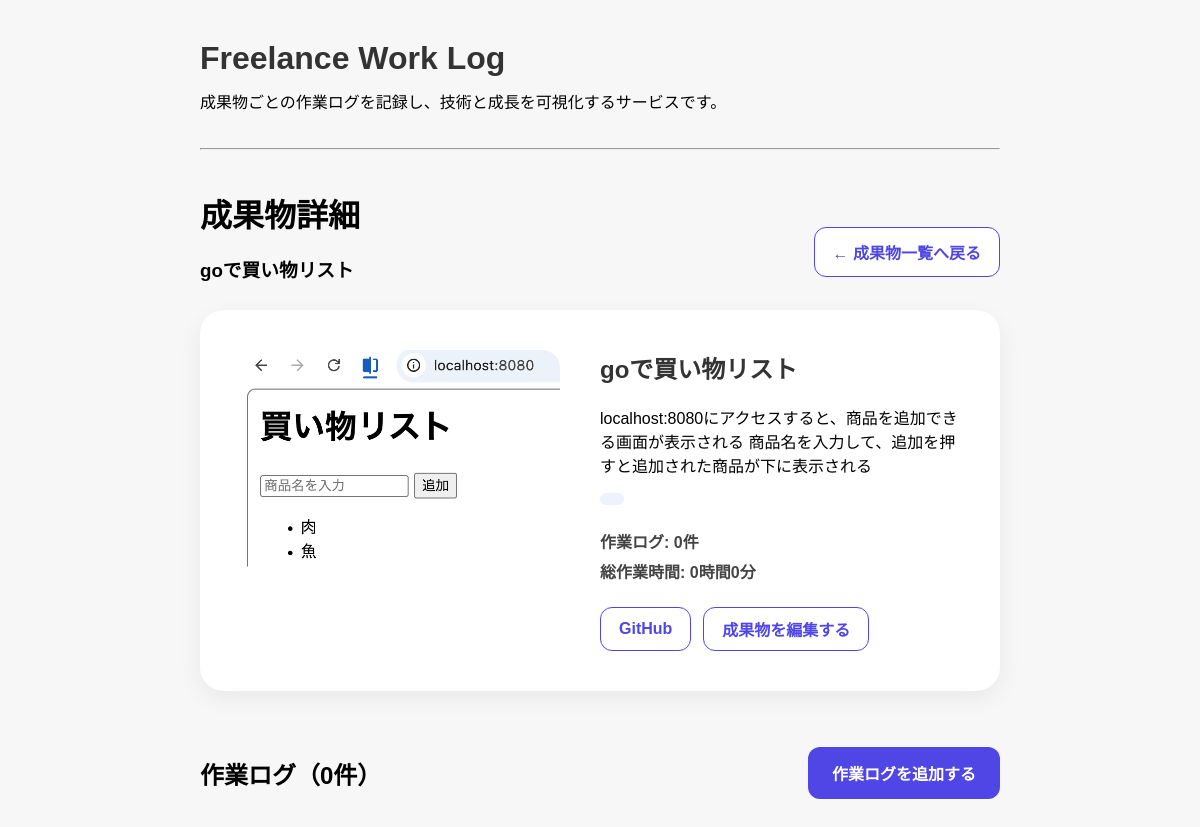
Before: /works-page/4 with the older database file.
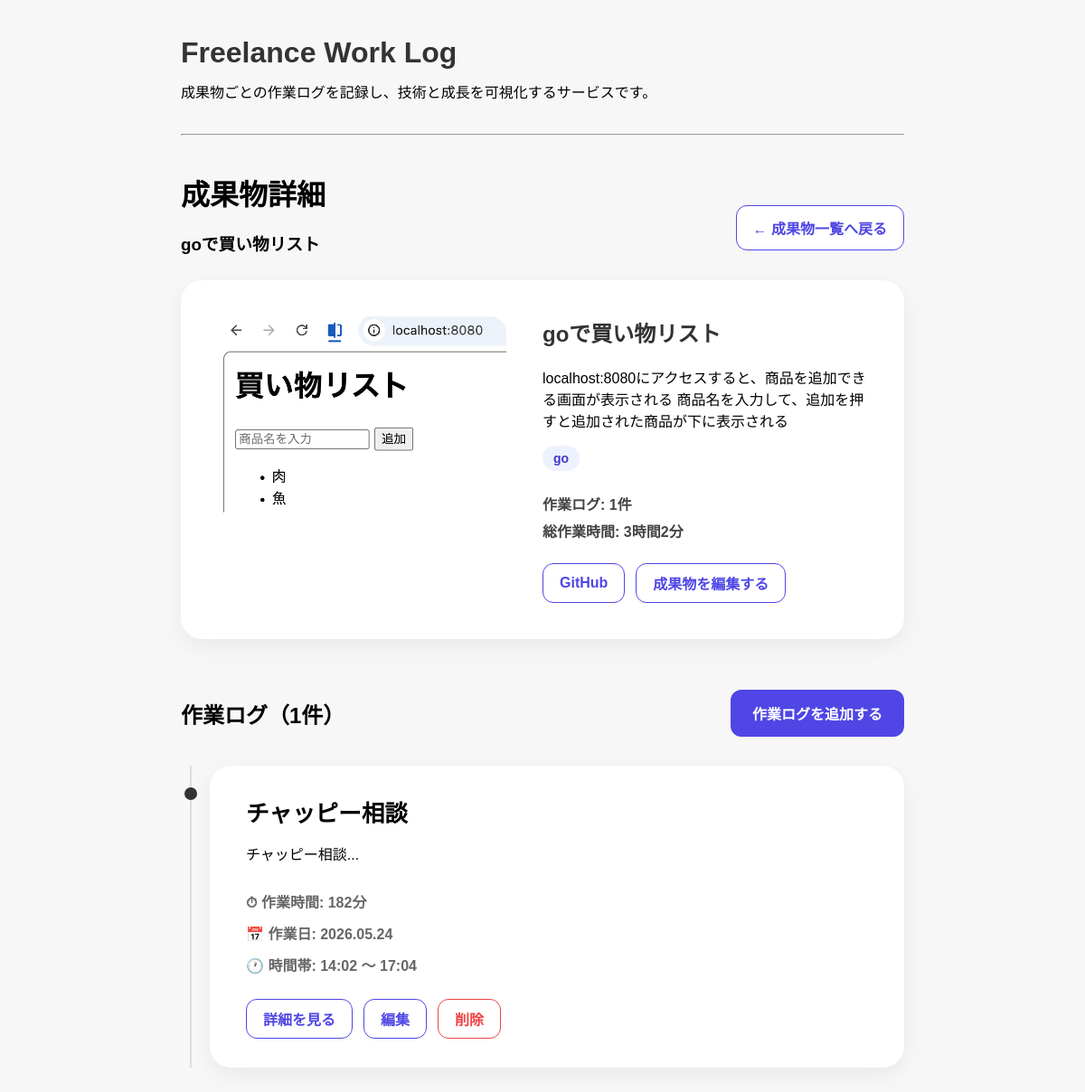
After: the same page with the newer database file.
### app/models.py (models this page shows)
class Work(Base):
    __tablename__ = "works"
    id = Column(Integer, primary_key=True, index=True)
    title = Column(String, nullable=False)
    description = Column(Text, nullable=False)
    github_url = Column(String)
    app_url = Column(String)
    tech_stack = Column(String)
    posts = relationship(
        "Post",
        back_populates="work"
    )
    image_url = Column(String)
    created_at = Column(DateTime, default=datetime.now)

class Post(Base):
    __tablename__ = "posts"
    id = Column(Integer, primary_key=True, index=True)
    title = Column(String)
    content = Column(String)
    task_type = Column(String)
    start_time = Column(DateTime)
    end_time = Column(DateTime)
    work_time_minutes = Column(Integer)
    work_id = Column(Integer, ForeignKey("works.id"))
    work = relationship(
        "Work",
        back_populates="posts"
    )
    created_at = Column(DateTime, default=datetime.now)

### app/main.py (the view)
@app.get("/works-page/{work_id}")
def work_detail_page(
    work_id: int,
    request: Request,
    db: Session = Depends(get_db)
):
    work = (
        db.query(models.Work)
        .filter(models.Work.id == work_id)
        .first()
    )
    posts = (
        db.query(models.Post)
        .filter(models.Post.work_id == work_id)
        .order_by(models.Post.start_time.desc())
        .all()
    )
    total_minutes = sum(post.work_time_minutes for post in posts)
    return templates.TemplateResponse(
        request,
        "work_detail.html",
        {
            "work": work,
            "posts": posts,
            "total_hours": total_minutes // 60,
            "remaining_minutes": total_minutes % 60,
        }
    )

### app/templates/work_detail.html (shortened to what this page needs)
{% extends "base.html" %}
{% block content %}
<div class="page-header">
    <div>
        <h2 class="section-title">成果物詳細</h2>
        <h3 class="work-page-title">{{ work.title }}</h3>
    </div>
    <a href="/" class="btn-back">
      ← 成果物一覧へ戻る
    </a>
</div>
<section class="work-hero">
  {% if work.image_url %}
    <img src="{{ work.image_url }}" class="work-hero-image">
  {% endif %}
  <div class="work-hero-content">
    <h1>{{ work.title }}</h1>
    <p class="work-description">
      {{ work.description }}
    </p>
    <div class="tech-tags">
      {% for tech in work.tech_stack.split(",") %}
        <span class="tech-tag">{{ tech.strip() }}</span>
      {% endfor %}
    </div>
    <div class="work-stats">
      <p><strong>作業ログ:</strong> {{ posts|length }}件</p>
      <p><strong>総作業時間:</strong> {{ total_hours }}時間{{ remaining_minutes }}分</p>
    </div>
    <div class="work-actions">
        {% if work.github_url %}
            <a href="{{ work.github_url }}" class="btn-outline" target="_blank">GitHub</a>
        {% endif %}
        <a href="/works-page/{{ work.id }}/edit" class="btn-outline">成果物を編集する</a>
    </div>
  </div>
</section>
<div class="section-header">
    <h2>作業ログ（{{ posts|length }}件）</h2>
    <a href="/posts-page/new?work_id={{ work.id }}"
       class="primary-button">
        作業ログを追加する
    </a>
</div>
<div class="timeline">
  {% for post in posts %}
    <div class="timeline-item">
      <div class="timeline-marker"></div>
        <div class="timeline-card clickable-card"
            onclick="location.href='/posts-page/{{ post.id }}'">
            <h3>{{ post.title }}</h3>
            <p class="log-excerpt">
                {{ post.content[:80] }}...
            </p>
            <div class="timeline-meta">
            <p>⏱ 作業時間: {{ post.work_time_minutes }}分</p>
            {% if post.start_time.date() == post.end_time.date() %}
                <p>📅 作業日: {{ post.start_time.strftime('%Y.%m.%d') }}</p>
                <p>
                🕐 時間帯:
                {{ post.start_time.strftime('%H:%M') }}
                〜
                {{ post.end_time.strftime('%H:%M') }}
                </p>
            {% endif %}
            </div>
            <div class="post-actions">
            <a href="/posts-page/{{ post.id }}" class="btn-outline">詳細を見る</a>
            <a href="/posts-page/{{ post.id }}/edit" class="btn-outline">編集</a>
            <form action="/posts-page/{{ post.id }}/delete" method="post">
                <button type="submit" class="btn-danger">削除</button>
            </form>
            </div>
        </div>
    </div>
  {% endfor %}
</div>
{% endblock %}

Changed rows visible on the page:
now on one of the page's lists (row edited): Work: strip "go"
changed Work "goで買い物リスト": tech_stack empty → "go" (drawn)
added Post: title "チャッピー相談", content "チャッピー相談", work_time_minutes "182", start_time "2026.05.24", start_time "14:02", end_time "17:04"
Other visible differences:
{{ posts|length }}: "0" → "1"
{{ total_hours }}: "0" → "3"
{{ remaining_minutes }}: "0" → "2"
